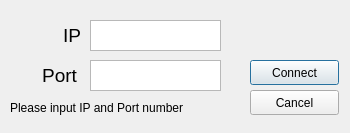
<?xml version="1.0" encoding="UTF-8"?>
<ui version="4.0">
 <class>Connect</class>
 <widget class="QDialog" name="Connect">
  <property name="geometry">
   <rect>
    <x>0</x>
    <y>0</y>
    <width>350</width>
    <height>133</height>
   </rect>
  </property>
  <property name="windowTitle">
   <string>Connect</string>
  </property>
  <widget class="QLabel" name="IPlabel">
   <property name="geometry">
    <rect>
     <x>20</x>
     <y>20</y>
     <width>61</width>
     <height>31</height>
    </rect>
   </property>
   <property name="layoutDirection">
    <enum>Qt::LeftToRight</enum>
   </property>
   <property name="lineWidth">
    <number>1</number>
   </property>
   <property name="text">
    <string>&lt;html&gt;&lt;head/&gt;&lt;body&gt;&lt;p&gt;&lt;span style=&quot; font-size:14pt;&quot;&gt;IP&lt;/span&gt;&lt;/p&gt;&lt;/body&gt;&lt;/html&gt;</string>
   </property>
   <property name="textFormat">
    <enum>Qt::AutoText</enum>
   </property>
   <property name="alignment">
    <set>Qt::AlignRight|Qt::AlignTrailing|Qt::AlignVCenter</set>
   </property>
  </widget>
  <widget class="QLabel" name="Portlabel">
   <property name="geometry">
    <rect>
     <x>10</x>
     <y>60</y>
     <width>67</width>
     <height>31</height>
    </rect>
   </property>
   <property name="text">
    <string>&lt;html&gt;&lt;head/&gt;&lt;body&gt;&lt;p&gt;&lt;span style=&quot; font-size:14pt;&quot;&gt;Port&lt;/span&gt;&lt;/p&gt;&lt;/body&gt;&lt;/html&gt;</string>
   </property>
   <property name="alignment">
    <set>Qt::AlignRight|Qt::AlignTrailing|Qt::AlignVCenter</set>
   </property>
  </widget>
  <widget class="QLabel" name="loglabel">
   <property name="geometry">
    <rect>
     <x>10</x>
     <y>100</y>
     <width>231</width>
     <height>16</height>
    </rect>
   </property>
   <property name="text">
    <string>Please input IP and Port number</string>
   </property>
  </widget>
  <widget class="QPushButton" name="connectButton">
   <property name="geometry">
    <rect>
     <x>250</x>
     <y>60</y>
     <width>89</width>
     <height>25</height>
    </rect>
   </property>
   <property name="text">
    <string>Connect</string>
   </property>
  </widget>
  <widget class="QPushButton" name="cancelButton">
   <property name="geometry">
    <rect>
     <x>250</x>
     <y>90</y>
     <width>89</width>
     <height>25</height>
    </rect>
   </property>
   <property name="text">
    <string>Cancel</string>
   </property>
  </widget>
  <widget class="QPlainTextEdit" name="IPplainTextEdit">
   <property name="geometry">
    <rect>
     <x>90</x>
     <y>20</y>
     <width>131</width>
     <height>31</height>
    </rect>
   </property>
   <property name="focusPolicy">
    <enum>Qt::StrongFocus</enum>
   </property>
   <property name="inputMethodHints">
    <set>Qt::ImhMultiLine</set>
   </property>
   <property name="verticalScrollBarPolicy">
    <enum>Qt::ScrollBarAlwaysOff</enum>
   </property>
   <property name="horizontalScrollBarPolicy">
    <enum>Qt::ScrollBarAsNeeded</enum>
   </property>
   <property name="tabChangesFocus">
    <bool>true</bool>
   </property>
   <property name="plainText">
    <string/>
   </property>
  </widget>
  <widget class="QPlainTextEdit" name="PortplainTextEdit">
   <property name="geometry">
    <rect>
     <x>90</x>
     <y>60</y>
     <width>131</width>
     <height>31</height>
    </rect>
   </property>
   <property name="focusPolicy">
    <enum>Qt::StrongFocus</enum>
   </property>
   <property name="verticalScrollBarPolicy">
    <enum>Qt::ScrollBarAlwaysOff</enum>
   </property>
   <property name="horizontalScrollBarPolicy">
    <enum>Qt::ScrollBarAlwaysOff</enum>
   </property>
   <property name="tabChangesFocus">
    <bool>true</bool>
   </property>
   <property name="plainText">
    <string/>
   </property>
  </widget>
 </widget>
 <resources/>
 <connections/>
</ui>
